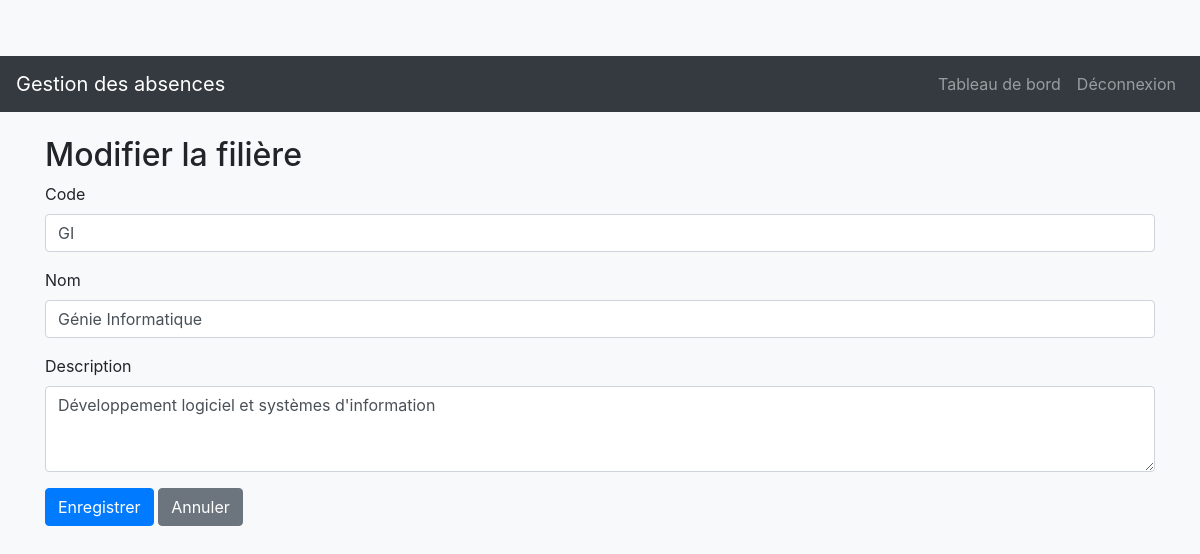
Screenshot of /admin/edit_filiere.php?id=1 (signed in) with the database file from the repository.
### tables this page shows
CREATE TABLE `filieres` (
  `id` int(11) NOT NULL,
  `code` varchar(10) NOT NULL,
  `nom` varchar(100) NOT NULL,
  `description` text DEFAULT NULL,
  `created_at` timestamp NOT NULL DEFAULT current_timestamp()
);

### admin/edit_filiere.php (the view, shortened to what this page needs)
<?php
require_once __DIR__ . '/../config/db.php';
require_once __DIR__ . '/../includes/header.php';
$id = (int) $_GET['id'];
$stmt = $pdo->prepare('SELECT * FROM filieres WHERE id = ?');
$stmt->execute([$id]);
$filiere = $stmt->fetch(PDO::FETCH_ASSOC);
?>
<div class="container mt-4">
    <h2>Modifier la filière</h2>
    <form method="POST">
        <div class="form-group">
            <label>Code</label>
            <input type="text" name="code" class="form-control"
                   value="<?= htmlspecialchars($filiere['code']) ?>" required>
        </div>
        <div class="form-group">
            <label>Nom</label>
            <input type="text" name="nom" class="form-control"
                   value="<?= htmlspecialchars($filiere['nom']) ?>" required>
        </div>
        <div class="form-group">
            <label>Description</label>
            <textarea name="description" class="form-control"
                      rows="3"><?= htmlspecialchars($filiere['description']) ?></textarea>
        </div>
        <button type="submit" class="btn btn-primary">Enregistrer</button>
        <a href="gestion_filieres.php" class="btn btn-secondary">Annuler</a>
    </form>
</div>
<?php require_once __DIR__ . '/../includes/footer.php'; ?>

### assets/style.css (style rules this page uses)
body { padding-top: 56px; background-color: #f8f9fa; }

### rows the page displays
filieres: code "GI", nom "Génie Informatique", description "Développement logiciel et systèmes d'information"
